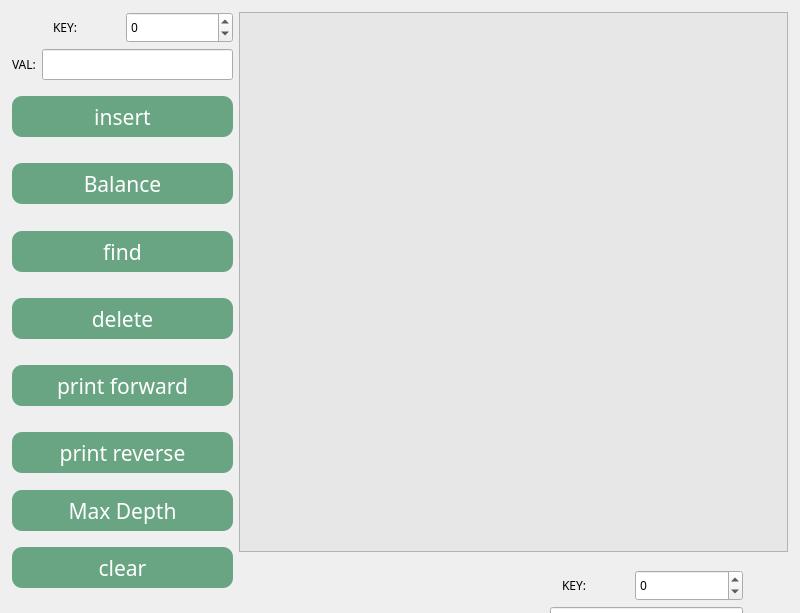
<?xml version="1.0" encoding="UTF-8"?>
<ui version="4.0">
 <class>MainWindow</class>
 <widget class="QMainWindow" name="MainWindow">
  <property name="geometry">
   <rect>
    <x>0</x>
    <y>0</y>
    <width>800</width>
    <height>613</height>
   </rect>
  </property>
  <property name="font">
   <font>
    <family>Futura</family>
   </font>
  </property>
  <property name="windowTitle">
   <string>MainWindow</string>
  </property>
  <widget class="QWidget" name="centralwidget">
   <widget class="QWidget" name="layoutWidget">
    <property name="geometry">
     <rect>
      <x>520</x>
      <y>570</y>
      <width>223</width>
      <height>518</height>
     </rect>
    </property>
    <layout class="QVBoxLayout" name="verticalLayout_2">
     <item>
      <layout class="QHBoxLayout" name="horizontalLayout_3">
       <item alignment="Qt::AlignHCenter">
        <widget class="QLabel" name="label_4">
         <property name="maximumSize">
          <size>
           <width>70</width>
           <height>50</height>
          </size>
         </property>
         <property name="text">
          <string>KEY:</string>
         </property>
        </widget>
       </item>
       <item>
        <widget class="QSpinBox" name="inBox_2">
         <property name="minimumSize">
          <size>
           <width>91</width>
           <height>31</height>
          </size>
         </property>
         <property name="readOnly">
          <bool>false</bool>
         </property>
         <property name="minimum">
          <number>-100</number>
         </property>
         <property name="maximum">
          <number>100</number>
         </property>
        </widget>
       </item>
      </layout>
     </item>
     <item>
      <layout class="QHBoxLayout" name="horizontalLayout_4">
       <item alignment="Qt::AlignHCenter|Qt::AlignVCenter">
        <widget class="QLabel" name="label_5">
         <property name="text">
          <string>VAL:</string>
         </property>
        </widget>
       </item>
       <item>
        <widget class="QLineEdit" name="lineEdit_2">
         <property name="minimumSize">
          <size>
           <width>100</width>
           <height>31</height>
          </size>
         </property>
         <property name="readOnly">
          <bool>false</bool>
         </property>
        </widget>
       </item>
      </layout>
     </item>
     <item alignment="Qt::AlignHCenter|Qt::AlignVCenter">
      <widget class="QPushButton" name="On_insert_2">
       <property name="minimumSize">
        <size>
         <width>221</width>
         <height>41</height>
        </size>
       </property>
       <property name="maximumSize">
        <size>
         <width>221</width>
         <height>41</height>
        </size>
       </property>
       <property name="font">
        <font>
         <family>Futura</family>
         <pointsize>16</pointsize>
         <italic>false</italic>
         <fontweight>Medium</fontweight>
        </font>
       </property>
       <property name="styleSheet">
        <string notr="true">background-color: rgb(146, 0,144);
color: rgb(255, 255, 255);
font: 500 16pt &quot;Futura&quot;;
border-radius: 10px;
padding: 6px;</string>
       </property>
       <property name="text">
        <string>insert</string>
       </property>
      </widget>
     </item>
     <item alignment="Qt::AlignHCenter|Qt::AlignVCenter">
      <widget class="QPushButton" name="On_balance_2">
       <property name="minimumSize">
        <size>
         <width>221</width>
         <height>41</height>
        </size>
       </property>
       <property name="maximumSize">
        <size>
         <width>221</width>
         <height>41</height>
        </size>
       </property>
       <property name="font">
        <font>
         <family>Futura</family>
         <pointsize>16</pointsize>
         <italic>false</italic>
         <fontweight>Medium</fontweight>
        </font>
       </property>
       <property name="styleSheet">
        <string notr="true">background-color: rgb(146, 0,144);
color: rgb(255, 255, 255);
font: 500 16pt &quot;Futura&quot;;
border-radius: 10px;
padding: 6px;</string>
       </property>
       <property name="text">
        <string>Balance</string>
       </property>
      </widget>
     </item>
     <item alignment="Qt::AlignHCenter|Qt::AlignVCenter">
      <widget class="QPushButton" name="On_find_2">
       <property name="minimumSize">
        <size>
         <width>221</width>
         <height>41</height>
        </size>
       </property>
       <property name="maximumSize">
        <size>
         <width>221</width>
         <height>41</height>
        </size>
       </property>
       <property name="font">
        <font>
         <family>Futura</family>
         <pointsize>16</pointsize>
         <italic>false</italic>
         <fontweight>Medium</fontweight>
        </font>
       </property>
       <property name="styleSheet">
        <string notr="true">background-color: rgb(146, 0,144);
color: rgb(255, 255, 255);
font: 500 16pt &quot;Futura&quot;;
border-radius: 10px;
padding: 6px;</string>
       </property>
       <property name="text">
        <string>find</string>
       </property>
      </widget>
     </item>
     <item alignment="Qt::AlignHCenter|Qt::AlignVCenter">
      <widget class="QPushButton" name="On_delete_2">
       <property name="minimumSize">
        <size>
         <width>221</width>
         <height>41</height>
        </size>
       </property>
       <property name="maximumSize">
        <size>
         <width>221</width>
         <height>41</height>
        </size>
       </property>
       <property name="font">
        <font>
         <family>Futura</family>
         <pointsize>16</pointsize>
         <italic>false</italic>
         <fontweight>Medium</fontweight>
        </font>
       </property>
       <property name="styleSheet">
        <string notr="true">background-color: rgb(146, 0, 144);
color: rgb(255, 255, 255);
font: 500 16pt &quot;Futura&quot;;
border-radius: 10px;
padding: 6px;</string>
       </property>
       <property name="text">
        <string>delete</string>
       </property>
      </widget>
     </item>
     <item alignment="Qt::AlignHCenter|Qt::AlignVCenter">
      <widget class="QPushButton" name="On_print_forward_2">
       <property name="minimumSize">
        <size>
         <width>221</width>
         <height>41</height>
        </size>
       </property>
       <property name="maximumSize">
        <size>
         <width>221</width>
         <height>41</height>
        </size>
       </property>
       <property name="font">
        <font>
         <family>Futura</family>
         <pointsize>16</pointsize>
         <italic>false</italic>
         <fontweight>Medium</fontweight>
        </font>
       </property>
       <property name="styleSheet">
        <string notr="true">background-color: rgb(146, 0, 144);
color: rgb(255, 255, 255);
font: 500 16pt &quot;Futura&quot;;
border-radius: 10px;
padding: 6px;</string>
       </property>
       <property name="text">
        <string>print forward</string>
       </property>
      </widget>
     </item>
     <item alignment="Qt::AlignVCenter">
      <widget class="QPushButton" name="On_print_reverse_2">
       <property name="minimumSize">
        <size>
         <width>221</width>
         <height>41</height>
        </size>
       </property>
       <property name="maximumSize">
        <size>
         <width>221</width>
         <height>41</height>
        </size>
       </property>
       <property name="font">
        <font>
         <family>Futura</family>
         <pointsize>16</pointsize>
         <italic>false</italic>
         <fontweight>Medium</fontweight>
        </font>
       </property>
       <property name="styleSheet">
        <string notr="true">background-color: rgb(146, 0,144);
color: rgb(255, 255, 255);
font: 500 16pt &quot;Futura&quot;;
border-radius: 10px;
padding: 6px;</string>
       </property>
       <property name="text">
        <string>print reverse</string>
       </property>
      </widget>
     </item>
     <item>
      <widget class="QPushButton" name="On_MaxDepth_2">
       <property name="minimumSize">
        <size>
         <width>221</width>
         <height>41</height>
        </size>
       </property>
       <property name="maximumSize">
        <size>
         <width>221</width>
         <height>41</height>
        </size>
       </property>
       <property name="font">
        <font>
         <family>Futura</family>
         <pointsize>16</pointsize>
         <italic>false</italic>
         <fontweight>Medium</fontweight>
        </font>
       </property>
       <property name="styleSheet">
        <string notr="true">background-color: rgb(146, 0,144);
color: rgb(255, 255, 255);
font: 500 16pt &quot;Futura&quot;;
border-radius: 10px;
padding: 6px;</string>
       </property>
       <property name="text">
        <string>Max Depth</string>
       </property>
      </widget>
     </item>
     <item alignment="Qt::AlignVCenter">
      <widget class="QPushButton" name="On_clear_2">
       <property name="minimumSize">
        <size>
         <width>221</width>
         <height>41</height>
        </size>
       </property>
       <property name="maximumSize">
        <size>
         <width>221</width>
         <height>41</height>
        </size>
       </property>
       <property name="font">
        <font>
         <family>Futura</family>
         <pointsize>16</pointsize>
         <italic>false</italic>
         <fontweight>Medium</fontweight>
        </font>
       </property>
       <property name="styleSheet">
        <string notr="true">background-color: rgb(146, 0,144);
color: rgb(255, 255, 255);
font: 500 16pt &quot;Futura&quot;;
border-radius: 10px;
padding: 6px;</string>
       </property>
       <property name="text">
        <string>clear</string>
       </property>
      </widget>
     </item>
    </layout>
   </widget>
   <widget class="QWidget" name="layoutWidget">
    <property name="geometry">
     <rect>
      <x>12</x>
      <y>12</y>
      <width>776</width>
      <height>586</height>
     </rect>
    </property>
    <layout class="QFormLayout" name="formLayout">
     <item row="0" column="0">
      <layout class="QVBoxLayout" name="verticalLayout">
       <item>
        <layout class="QHBoxLayout" name="horizontalLayout">
         <item alignment="Qt::AlignHCenter">
          <widget class="QLabel" name="label_2">
           <property name="maximumSize">
            <size>
             <width>70</width>
             <height>50</height>
            </size>
           </property>
           <property name="text">
            <string>KEY:</string>
           </property>
          </widget>
         </item>
         <item>
          <widget class="QSpinBox" name="inBox">
           <property name="minimumSize">
            <size>
             <width>91</width>
             <height>31</height>
            </size>
           </property>
           <property name="readOnly">
            <bool>false</bool>
           </property>
           <property name="minimum">
            <number>-100</number>
           </property>
           <property name="maximum">
            <number>100</number>
           </property>
          </widget>
         </item>
        </layout>
       </item>
       <item>
        <layout class="QHBoxLayout" name="horizontalLayout_2">
         <item alignment="Qt::AlignHCenter|Qt::AlignVCenter">
          <widget class="QLabel" name="label_3">
           <property name="text">
            <string>VAL:</string>
           </property>
          </widget>
         </item>
         <item>
          <widget class="QLineEdit" name="lineEdit">
           <property name="minimumSize">
            <size>
             <width>100</width>
             <height>31</height>
            </size>
           </property>
           <property name="readOnly">
            <bool>false</bool>
           </property>
          </widget>
         </item>
        </layout>
       </item>
       <item alignment="Qt::AlignHCenter|Qt::AlignVCenter">
        <widget class="QPushButton" name="On_insert">
         <property name="minimumSize">
          <size>
           <width>221</width>
           <height>41</height>
          </size>
         </property>
         <property name="maximumSize">
          <size>
           <width>221</width>
           <height>41</height>
          </size>
         </property>
         <property name="font">
          <font>
           <family>Sans</family>
           <pointsize>16</pointsize>
           <italic>false</italic>
           <fontweight>Medium</fontweight>
          </font>
         </property>
         <property name="styleSheet">
          <string notr="true">background-color: rgb(105, 165, 131);
color: rgb(255, 255, 255);
font: 500 16pt &quot;Sans&quot;;
border-radius: 10px;
padding: 6px;</string>
         </property>
         <property name="text">
          <string>insert</string>
         </property>
        </widget>
       </item>
       <item alignment="Qt::AlignHCenter|Qt::AlignVCenter">
        <widget class="QPushButton" name="On_balance">
         <property name="minimumSize">
          <size>
           <width>221</width>
           <height>41</height>
          </size>
         </property>
         <property name="maximumSize">
          <size>
           <width>221</width>
           <height>41</height>
          </size>
         </property>
         <property name="font">
          <font>
           <family>Sans</family>
           <pointsize>16</pointsize>
           <italic>false</italic>
           <fontweight>Medium</fontweight>
          </font>
         </property>
         <property name="styleSheet">
          <string notr="true">background-color: rgb(105, 165, 131);
color: rgb(255, 255, 255);
font: 500 16pt &quot;Sans&quot;;
border-radius: 10px;
padding: 6px;</string>
         </property>
         <property name="text">
          <string>Balance</string>
         </property>
        </widget>
       </item>
       <item alignment="Qt::AlignHCenter|Qt::AlignVCenter">
        <widget class="QPushButton" name="On_find">
         <property name="minimumSize">
          <size>
           <width>221</width>
           <height>41</height>
          </size>
         </property>
         <property name="maximumSize">
          <size>
           <width>221</width>
           <height>41</height>
          </size>
         </property>
         <property name="font">
          <font>
           <family>Sans</family>
           <pointsize>16</pointsize>
           <italic>false</italic>
           <fontweight>Medium</fontweight>
          </font>
         </property>
         <property name="styleSheet">
          <string notr="true">background-color: rgb(105, 165, 131);
color: rgb(255, 255, 255);
font: 500 16pt &quot;Sans&quot;;
border-radius: 10px;
padding: 6px;</string>
         </property>
         <property name="text">
          <string>find</string>
         </property>
        </widget>
       </item>
       <item alignment="Qt::AlignHCenter|Qt::AlignVCenter">
        <widget class="QPushButton" name="On_delete">
         <property name="minimumSize">
          <size>
           <width>221</width>
           <height>41</height>
          </size>
         </property>
         <property name="maximumSize">
          <size>
           <width>221</width>
           <height>41</height>
          </size>
         </property>
         <property name="font">
          <font>
           <family>Sans</family>
           <pointsize>16</pointsize>
           <italic>false</italic>
           <fontweight>Medium</fontweight>
          </font>
         </property>
         <property name="styleSheet">
          <string notr="true">background-color: rgb(105, 165, 131);
color: rgb(255, 255, 255);
font: 500 16pt &quot;Sans&quot;;
border-radius: 10px;
padding: 6px;</string>
         </property>
         <property name="text">
          <string>delete</string>
         </property>
        </widget>
       </item>
       <item alignment="Qt::AlignHCenter|Qt::AlignVCenter">
        <widget class="QPushButton" name="On_print_forward">
         <property name="minimumSize">
          <size>
           <width>221</width>
           <height>41</height>
          </size>
         </property>
         <property name="maximumSize">
          <size>
           <width>221</width>
           <height>41</height>
          </size>
         </property>
         <property name="font">
          <font>
           <family>Sans</family>
           <pointsize>16</pointsize>
           <italic>false</italic>
           <fontweight>Medium</fontweight>
          </font>
         </property>
         <property name="styleSheet">
          <string notr="true">background-color: rgb(105, 165, 131);
color: rgb(255, 255, 255);
font: 500 16pt &quot;Sans&quot;;
border-radius: 10px;
padding: 6px;</string>
         </property>
         <property name="text">
          <string>print forward</string>
         </property>
        </widget>
       </item>
       <item alignment="Qt::AlignVCenter">
        <widget class="QPushButton" name="On_print_reverse">
         <property name="minimumSize">
          <size>
           <width>221</width>
           <height>41</height>
          </size>
         </property>
         <property name="maximumSize">
          <size>
           <width>221</width>
           <height>41</height>
          </size>
         </property>
         <property name="font">
          <font>
           <family>Sans</family>
           <pointsize>16</pointsize>
           <italic>false</italic>
           <fontweight>Medium</fontweight>
          </font>
         </property>
         <property name="styleSheet">
          <string notr="true">background-color: rgb(105, 165, 131);
color: rgb(255, 255, 255);
font: 500 16pt &quot;Sans&quot;;
border-radius: 10px;
padding: 6px;</string>
         </property>
         <property name="text">
          <string>print reverse</string>
         </property>
        </widget>
       </item>
       <item>
        <widget class="QPushButton" name="On_MaxDepth">
         <property name="minimumSize">
          <size>
           <width>221</width>
           <height>41</height>
          </size>
         </property>
         <property name="maximumSize">
          <size>
           <width>221</width>
           <height>41</height>
          </size>
         </property>
         <property name="font">
          <font>
           <family>Sans</family>
           <pointsize>16</pointsize>
           <italic>false</italic>
           <fontweight>Medium</fontweight>
          </font>
         </property>
         <property name="styleSheet">
          <string notr="true">background-color: rgb(105, 165, 131);
color: rgb(255, 255, 255);
font: 500 16pt &quot;Sans&quot;;
border-radius: 10px;
padding: 6px;</string>
         </property>
         <property name="text">
          <string>Max Depth</string>
         </property>
        </widget>
       </item>
       <item alignment="Qt::AlignVCenter">
        <widget class="QPushButton" name="On_clear">
         <property name="minimumSize">
          <size>
           <width>221</width>
           <height>41</height>
          </size>
         </property>
         <property name="maximumSize">
          <size>
           <width>221</width>
           <height>41</height>
          </size>
         </property>
         <property name="font">
          <font>
           <family>Sans</family>
           <pointsize>16</pointsize>
           <italic>false</italic>
           <fontweight>Medium</fontweight>
          </font>
         </property>
         <property name="styleSheet">
          <string notr="true">background-color: rgb(105, 165, 131);
color: rgb(255, 255, 255);
font: 500 16pt &quot;Sans&quot;;
border-radius: 10px;
padding: 6px;</string>
         </property>
         <property name="text">
          <string>clear</string>
         </property>
        </widget>
       </item>
      </layout>
     </item>
     <item row="0" column="1">
      <layout class="QVBoxLayout" name="verticalLayout_3">
       <item>
        <widget class="QTreeView" name="treeView">
         <property name="minimumSize">
          <size>
           <width>541</width>
           <height>532</height>
          </size>
         </property>
         <property name="styleSheet">
          <string notr="true">background-color: rgb(231, 231, 231);</string>
         </property>
        </widget>
       </item>
       <item alignment="Qt::AlignVCenter">
        <widget class="QLabel" name="label">
         <property name="minimumSize">
          <size>
           <width>100</width>
           <height>40</height>
          </size>
         </property>
         <property name="text">
          <string/>
         </property>
        </widget>
       </item>
      </layout>
     </item>
    </layout>
   </widget>
  </widget>
 </widget>
 <resources/>
 <connections/>
</ui>
